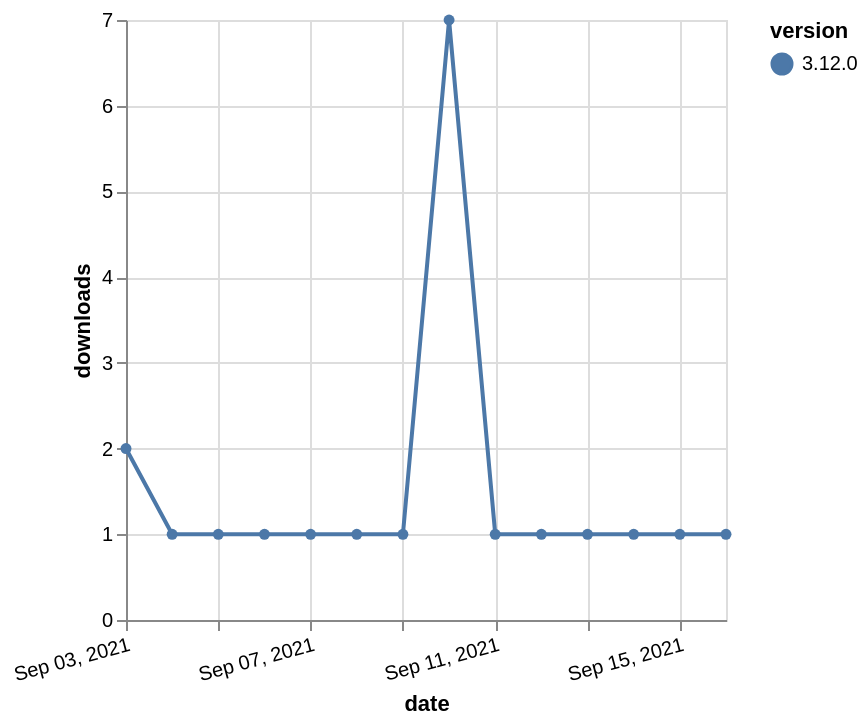

Describe this chart as a Vega-Lite specification.
### Vega-Lite specification from a JSON file in a GitHub repository (floating-point values rounded to 4 significant figures)
{"$schema": "https://vega.github.io/schema/vega-lite/v5.json", "description": "A simple bar chart with embedded data.", "data": {"values": [{"date": "2021-09-03", "total": 498, "delta": 2, "version": "3.12.0"}, {"date": "2021-09-04", "total": 499, "delta": 1, "version": "3.12.0"}, {"date": "2021-09-05", "total": 500, "delta": 1, "version": "3.12.0"}, {"date": "2021-09-06", "total": 501, "delta": 1, "version": "3.12.0"}, {"date": "2021-09-07", "total": 502, "delta": 1, "version": "3.12.0"}, {"date": "2021-09-08", "total": 503, "delta": 1, "version": "3.12.0"}, {"date": "2021-09-09", "total": 504, "delta": 1, "version": "3.12.0"}, {"date": "2021-09-10", "total": 511, "delta": 7, "version": "3.12.0"}, {"date": "2021-09-11", "total": 512, "delta": 1, "version": "3.12.0"}, {"date": "2021-09-12", "total": 513, "delta": 1, "version": "3.12.0"}, {"date": "2021-09-13", "total": 514, "delta": 1, "version": "3.12.0"}, {"date": "2021-09-14", "total": 515, "delta": 1, "version": "3.12.0"}, {"date": "2021-09-15", "total": 516, "delta": 1, "version": "3.12.0"}, {"date": "2021-09-16", "total": 517, "delta": 1, "version": "3.12.0"}]}, "width": "container", "mark": {"type": "line", "point": {"filled": true}}, "encoding": {"x": {"field": "date", "type": "temporal", "timeUnit": "yearmonthdate", "title": "date", "axis": {"labelAngle": -15}}, "y": {"field": "delta", "type": "quantitative", "title": "downloads"}, "color": {"field": "version", "type": "nominal"}, "tooltip": {"field": "delta"}}}
